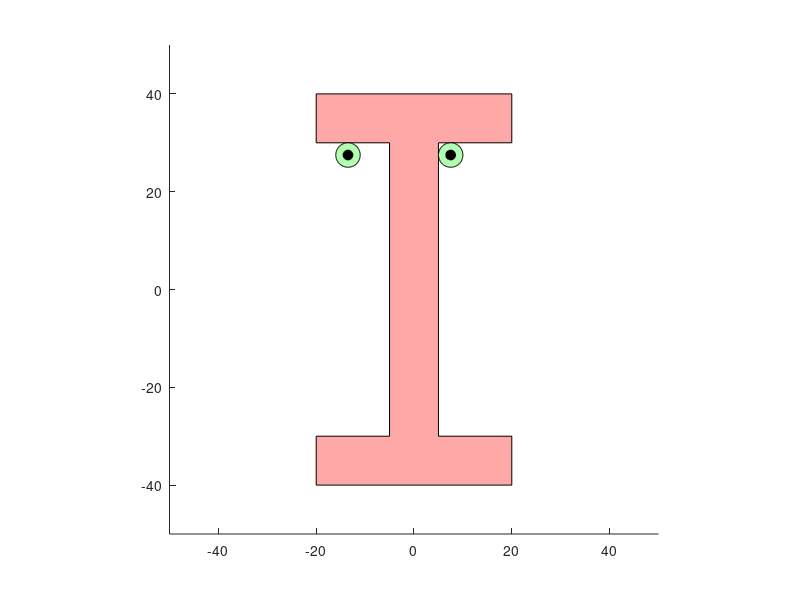

The MATLAB script that drew this image:
x = [-20, -20, -5, -5, -20, -20, 20, 20, 5, 5, 20, 20];
y = [40, 30, 30, -30, -30, -40, -40, -30, -30, 30, 30, 40];

x_c1 = 7.5;
y_c1 = 27.5;

x_c2 = -13.5;
y_c2 = 27.5;

r = 2.5;
r2 = 1;

theta = linspace(0, 2*pi, 100);
theta2 = linspace(0, 2*pi, 100);

x_cir1 = r * cos(theta) + x_c1;
y_cir1 = r * sin(theta) + y_c1;

x_cir2 = r * cos(theta2) + x_c2;
y_cir2 = r * sin(theta2) + y_c2;

x_cir11 = r2 * cos(theta) + x_c1;
y_cir11 = r2 * sin(theta) + y_c1;

x_cir21 = r2 * cos(theta2) + x_c2;
y_cir21 = r2 * sin(theta2) + y_c2;

% 図形のプロット
figure;

hold on;

fill(x, y, [1, 0.66, 0.66]); % 赤色で図形を塗りつぶす
fill(x_cir1, y_cir1, [0.7, 1, 0.7])
fill(x_cir2, y_cir2, [0.7, 1, 0.7])
fill(x_cir11, y_cir11, [0.0, 0.0, 0.0])
fill(x_cir21, y_cir21, [0.0, 0.0, 0.0])
axis equal; % 各軸のスケールを等しく保持

xlim([-50, 50]); % X軸の範囲を設定
ylim([-50, 50]); % Y軸の範囲を設定

hold off;